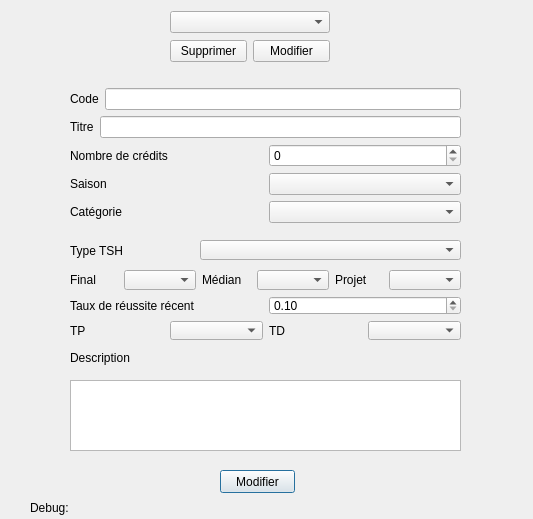
<?xml version="1.0" encoding="UTF-8"?>
<ui version="4.0">
 <class>DialogUpdateDeleteUV</class>
 <widget class="QDialog" name="DialogUpdateDeleteUV">
  <property name="geometry">
   <rect>
    <x>0</x>
    <y>0</y>
    <width>533</width>
    <height>519</height>
   </rect>
  </property>
  <property name="windowTitle">
   <string>Dialog</string>
  </property>
  <widget class="QLabel" name="msgAfterDeletion">
   <property name="geometry">
    <rect>
     <x>30</x>
     <y>500</y>
     <width>131</width>
     <height>16</height>
    </rect>
   </property>
   <property name="text">
    <string>Debug:</string>
   </property>
  </widget>
  <widget class="QWidget" name="layoutWidget">
   <property name="geometry">
    <rect>
     <x>70</x>
     <y>80</y>
     <width>391</width>
     <height>151</height>
    </rect>
   </property>
   <layout class="QVBoxLayout" name="updateUVverticalLayout">
    <item>
     <layout class="QVBoxLayout" name="verticalLayout">
      <item>
       <layout class="QHBoxLayout" name="horizontalLayout_5">
        <item>
         <widget class="QLabel" name="code">
          <property name="text">
           <string>Code</string>
          </property>
         </widget>
        </item>
        <item>
         <widget class="QLineEdit" name="codeLine"/>
        </item>
       </layout>
      </item>
      <item>
       <layout class="QHBoxLayout" name="horizontalLayout_4">
        <item>
         <widget class="QLabel" name="titre">
          <property name="text">
           <string>Titre</string>
          </property>
         </widget>
        </item>
        <item>
         <widget class="QLineEdit" name="titreLine"/>
        </item>
       </layout>
      </item>
      <item>
       <layout class="QHBoxLayout" name="horizontalLayout_3">
        <item>
         <widget class="QLabel" name="label_3">
          <property name="text">
           <string>Nombre de crédits</string>
          </property>
         </widget>
        </item>
        <item>
         <widget class="QSpinBox" name="nbCreditspinBox">
          <property name="minimum">
           <number>0</number>
          </property>
          <property name="maximum">
           <number>6</number>
          </property>
         </widget>
        </item>
       </layout>
      </item>
      <item>
       <layout class="QHBoxLayout" name="horizontalLayout_2">
        <item>
         <widget class="QLabel" name="saison">
          <property name="text">
           <string>Saison</string>
          </property>
         </widget>
        </item>
        <item>
         <widget class="QComboBox" name="saisonComb"/>
        </item>
       </layout>
      </item>
      <item>
       <layout class="QHBoxLayout" name="horizontalLayout">
        <item>
         <widget class="QLabel" name="categorie">
          <property name="text">
           <string>Catégorie</string>
          </property>
         </widget>
        </item>
        <item>
         <widget class="QComboBox" name="categorieComb"/>
        </item>
       </layout>
      </item>
     </layout>
    </item>
   </layout>
  </widget>
  <widget class="QWidget" name="layoutWidget_2">
   <property name="geometry">
    <rect>
     <x>70</x>
     <y>240</y>
     <width>122</width>
     <height>22</height>
    </rect>
   </property>
   <layout class="QHBoxLayout" name="tshType_2">
    <item>
     <widget class="QLabel" name="tshLabelType_2">
      <property name="text">
       <string>Type TSH</string>
      </property>
     </widget>
    </item>
   </layout>
  </widget>
  <widget class="QComboBox" name="tshTypeCombo">
   <property name="geometry">
    <rect>
     <x>200</x>
     <y>240</y>
     <width>261</width>
     <height>20</height>
    </rect>
   </property>
  </widget>
  <widget class="QPlainTextEdit" name="description">
   <property name="geometry">
    <rect>
     <x>70</x>
     <y>380</y>
     <width>391</width>
     <height>71</height>
    </rect>
   </property>
  </widget>
  <widget class="QSplitter" name="splitter">
   <property name="geometry">
    <rect>
     <x>70</x>
     <y>270</y>
     <width>391</width>
     <height>70</height>
    </rect>
   </property>
   <property name="orientation">
    <enum>Qt::Vertical</enum>
   </property>
   <widget class="QWidget" name="layoutWidget_4">
    <layout class="QVBoxLayout" name="verticalLayout_4">
     <item>
      <layout class="QHBoxLayout" name="horizontalLayout_15">
       <item>
        <layout class="QHBoxLayout" name="horizontalLayout_16">
         <item>
          <widget class="QLabel" name="isFinalTest_2">
           <property name="text">
            <string>Final</string>
           </property>
          </widget>
         </item>
         <item>
          <widget class="QComboBox" name="statutFinalCombo_2"/>
         </item>
        </layout>
       </item>
       <item>
        <layout class="QHBoxLayout" name="horizontalLayout_17">
         <item>
          <widget class="QLabel" name="isMdianTest_2">
           <property name="text">
            <string>Médian</string>
           </property>
          </widget>
         </item>
         <item>
          <widget class="QComboBox" name="statutMedianCombo_2"/>
         </item>
        </layout>
       </item>
       <item>
        <layout class="QHBoxLayout" name="horizontalLayout_18">
         <item>
          <widget class="QLabel" name="isProjectTest_2">
           <property name="text">
            <string>Projet</string>
           </property>
          </widget>
         </item>
         <item>
          <widget class="QComboBox" name="statutProjCombo_2"/>
         </item>
        </layout>
       </item>
      </layout>
     </item>
     <item>
      <layout class="QHBoxLayout" name="horizontalLayout_19">
       <item>
        <widget class="QLabel" name="tauxDeReussite_2">
         <property name="text">
          <string>Taux de réussite récent </string>
         </property>
        </widget>
       </item>
       <item>
        <widget class="QDoubleSpinBox" name="probaReussiteUV_2">
         <property name="minimum">
          <double>0.100000000000000</double>
         </property>
         <property name="maximum">
          <double>1.000000000000000</double>
         </property>
         <property name="singleStep">
          <double>0.050000000000000</double>
         </property>
        </widget>
       </item>
      </layout>
     </item>
     <item>
      <layout class="QHBoxLayout" name="horizontalLayout_20">
       <item>
        <layout class="QHBoxLayout" name="horizontalLayout_21">
         <item>
          <widget class="QLabel" name="isTP_2">
           <property name="text">
            <string>TP</string>
           </property>
          </widget>
         </item>
         <item>
          <widget class="QComboBox" name="statutTpComb_2"/>
         </item>
        </layout>
       </item>
       <item>
        <layout class="QHBoxLayout" name="horizontalLayout_22">
         <item>
          <widget class="QLabel" name="isTD_2">
           <property name="text">
            <string>TD</string>
           </property>
          </widget>
         </item>
         <item>
          <widget class="QComboBox" name="statutTDCombo_2"/>
         </item>
        </layout>
       </item>
      </layout>
     </item>
    </layout>
   </widget>
  </widget>
  <widget class="QLabel" name="label">
   <property name="geometry">
    <rect>
     <x>70</x>
     <y>350</y>
     <width>61</width>
     <height>16</height>
    </rect>
   </property>
   <property name="text">
    <string>Description :</string>
   </property>
  </widget>
  <widget class="QPushButton" name="trueUpdateUV">
   <property name="geometry">
    <rect>
     <x>220</x>
     <y>470</y>
     <width>75</width>
     <height>23</height>
    </rect>
   </property>
   <property name="text">
    <string>Modifier</string>
   </property>
  </widget>
  <widget class="QWidget" name="">
   <property name="geometry">
    <rect>
     <x>170</x>
     <y>10</y>
     <width>160</width>
     <height>53</height>
    </rect>
   </property>
   <layout class="QVBoxLayout" name="verticalLayout_2">
    <item>
     <widget class="QComboBox" name="uvsModelCombo"/>
    </item>
    <item>
     <layout class="QHBoxLayout" name="horizontalLayout_6">
      <item>
       <widget class="QPushButton" name="deleteUV">
        <property name="text">
         <string>Supprimer</string>
        </property>
       </widget>
      </item>
      <item>
       <widget class="QPushButton" name="updateUV">
        <property name="text">
         <string>Modifier</string>
        </property>
       </widget>
      </item>
     </layout>
    </item>
   </layout>
  </widget>
  <zorder>uvsModelCombo</zorder>
  <zorder>deleteUV</zorder>
  <zorder>updateUV</zorder>
  <zorder>msgAfterDeletion</zorder>
  <zorder>layoutWidget</zorder>
  <zorder></zorder>
  <zorder>layoutWidget_2</zorder>
  <zorder>tshTypeCombo</zorder>
  <zorder>description</zorder>
  <zorder>splitter</zorder>
  <zorder>label</zorder>
  <zorder>trueUpdateUV</zorder>
 </widget>
 <resources/>
 <connections/>
</ui>
